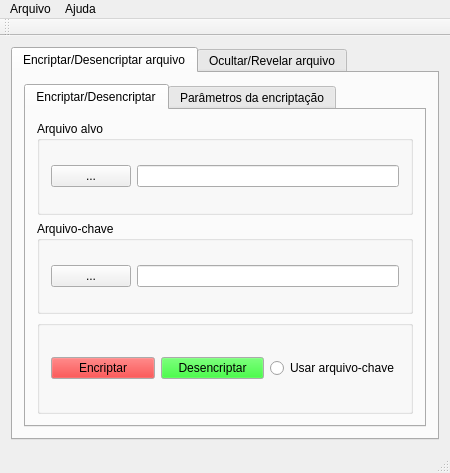
<?xml version="1.0" encoding="UTF-8"?>
<ui version="4.0">
 <class>MainWindow</class>
 <widget class="QMainWindow" name="MainWindow">
  <property name="geometry">
   <rect>
    <x>0</x>
    <y>0</y>
    <width>450</width>
    <height>473</height>
   </rect>
  </property>
  <property name="windowTitle">
   <string>PASME</string>
  </property>
  <widget class="QWidget" name="centralWidget">
   <layout class="QVBoxLayout" name="verticalLayout">
    <item>
     <widget class="QTabWidget" name="tabWidget">
      <property name="currentIndex">
       <number>0</number>
      </property>
      <widget class="QWidget" name="tab_2">
       <attribute name="title">
        <string>Encriptar/Desencriptar arquivo</string>
       </attribute>
       <attribute name="whatsThis">
        <string>Nessa aba, você poderá encriptar um determinado arquivo.</string>
       </attribute>
       <layout class="QGridLayout" name="gridLayout_7">
        <item row="0" column="0">
         <widget class="QTabWidget" name="tabWidget_2">
          <property name="currentIndex">
           <number>0</number>
          </property>
          <widget class="QWidget" name="tab_4">
           <attribute name="title">
            <string>Encriptar/Desencriptar</string>
           </attribute>
           <layout class="QGridLayout" name="gridLayout_12">
            <item row="0" column="0">
             <widget class="QGroupBox" name="groupBox_7">
              <property name="title">
               <string>Arquivo alvo</string>
              </property>
              <layout class="QGridLayout" name="gridLayout_13">
               <item row="0" column="0">
                <widget class="QPushButton" name="botaArquivoAlvo">
                 <property name="text">
                  <string>...</string>
                 </property>
                </widget>
               </item>
               <item row="0" column="1">
                <widget class="QLineEdit" name="arquivoAlvoCript"/>
               </item>
              </layout>
             </widget>
            </item>
            <item row="1" column="0">
             <widget class="QGroupBox" name="groupBox_9">
              <property name="title">
               <string>Arquivo-chave</string>
              </property>
              <layout class="QGridLayout" name="gridLayout_14">
               <item row="0" column="0">
                <widget class="QPushButton" name="botaoArquivoChave">
                 <property name="text">
                  <string>...</string>
                 </property>
                </widget>
               </item>
               <item row="0" column="1">
                <widget class="QLineEdit" name="arquivoChaveCript"/>
               </item>
              </layout>
             </widget>
            </item>
            <item row="2" column="0">
             <widget class="QGroupBox" name="groupBox_10">
              <property name="title">
               <string/>
              </property>
              <layout class="QGridLayout" name="gridLayout_15">
               <item row="0" column="0">
                <widget class="QPushButton" name="botaoEncriptar">
                 <property name="palette">
                  <palette>
                   <active>
                    <colorrole role="Button">
                     <brush brushstyle="SolidPattern">
                      <color alpha="255">
                       <red>255</red>
                       <green>0</green>
                       <blue>0</blue>
                      </color>
                     </brush>
                    </colorrole>
                   </active>
                   <inactive>
                    <colorrole role="Button">
                     <brush brushstyle="SolidPattern">
                      <color alpha="255">
                       <red>255</red>
                       <green>0</green>
                       <blue>0</blue>
                      </color>
                     </brush>
                    </colorrole>
                   </inactive>
                   <disabled>
                    <colorrole role="Button">
                     <brush brushstyle="SolidPattern">
                      <color alpha="255">
                       <red>255</red>
                       <green>0</green>
                       <blue>0</blue>
                      </color>
                     </brush>
                    </colorrole>
                   </disabled>
                  </palette>
                 </property>
                 <property name="text">
                  <string>Encriptar</string>
                 </property>
                </widget>
               </item>
               <item row="0" column="1">
                <widget class="QPushButton" name="botaoDesencriptar">
                 <property name="palette">
                  <palette>
                   <active>
                    <colorrole role="Button">
                     <brush brushstyle="SolidPattern">
                      <color alpha="255">
                       <red>0</red>
                       <green>255</green>
                       <blue>0</blue>
                      </color>
                     </brush>
                    </colorrole>
                   </active>
                   <inactive>
                    <colorrole role="Button">
                     <brush brushstyle="SolidPattern">
                      <color alpha="255">
                       <red>0</red>
                       <green>255</green>
                       <blue>0</blue>
                      </color>
                     </brush>
                    </colorrole>
                   </inactive>
                   <disabled>
                    <colorrole role="Button">
                     <brush brushstyle="SolidPattern">
                      <color alpha="255">
                       <red>0</red>
                       <green>255</green>
                       <blue>0</blue>
                      </color>
                     </brush>
                    </colorrole>
                   </disabled>
                  </palette>
                 </property>
                 <property name="text">
                  <string>Desencriptar</string>
                 </property>
                </widget>
               </item>
               <item row="0" column="2">
                <widget class="QRadioButton" name="botaoUsarArquivoChave">
                 <property name="text">
                  <string>Usar arquivo-chave</string>
                 </property>
                </widget>
               </item>
              </layout>
             </widget>
            </item>
           </layout>
          </widget>
          <widget class="QWidget" name="tab_3">
           <attribute name="title">
            <string>Parâmetros da encriptação</string>
           </attribute>
           <layout class="QGridLayout" name="gridLayout_9">
            <item row="0" column="0" rowspan="2">
             <widget class="QGroupBox" name="groupBox_5">
              <property name="title">
               <string>Parâmetros PASME</string>
              </property>
              <layout class="QGridLayout" name="gridLayout_11">
               <item row="0" column="0">
                <widget class="QLabel" name="label_2">
                 <property name="text">
                  <string>A:</string>
                 </property>
                </widget>
               </item>
               <item row="0" column="1">
                <widget class="QSpinBox" name="pA">
                 <property name="minimum">
                  <number>32</number>
                 </property>
                 <property name="maximum">
                  <number>32000</number>
                 </property>
                </widget>
               </item>
               <item row="1" column="0">
                <widget class="QLabel" name="label_3">
                 <property name="text">
                  <string>B:</string>
                 </property>
                </widget>
               </item>
               <item row="1" column="1">
                <widget class="QSpinBox" name="pB">
                 <property name="minimum">
                  <number>16</number>
                 </property>
                 <property name="maximum">
                  <number>32000</number>
                 </property>
                </widget>
               </item>
               <item row="2" column="0">
                <widget class="QLabel" name="label_4">
                 <property name="text">
                  <string>C:</string>
                 </property>
                </widget>
               </item>
               <item row="2" column="1">
                <widget class="QSpinBox" name="pC">
                 <property name="minimum">
                  <number>16</number>
                 </property>
                 <property name="maximum">
                  <number>32000</number>
                 </property>
                </widget>
               </item>
               <item row="3" column="0">
                <widget class="QLabel" name="label_5">
                 <property name="text">
                  <string>D:</string>
                 </property>
                </widget>
               </item>
               <item row="3" column="1">
                <widget class="QSpinBox" name="pD">
                 <property name="minimum">
                  <number>4</number>
                 </property>
                 <property name="maximum">
                  <number>32000</number>
                 </property>
                </widget>
               </item>
              </layout>
             </widget>
            </item>
            <item row="0" column="1">
             <widget class="QGroupBox" name="groupBox_6">
              <property name="title">
               <string>Algoritmo usado</string>
              </property>
              <layout class="QGridLayout" name="gridLayout_8">
               <item row="0" column="0">
                <widget class="QRadioButton" name="isXOR">
                 <property name="text">
                  <string>XOR</string>
                 </property>
                </widget>
               </item>
               <item row="1" column="0">
                <widget class="QRadioButton" name="isPasme">
                 <property name="text">
                  <string>PASME</string>
                 </property>
                 <property name="checked">
                  <bool>true</bool>
                 </property>
                </widget>
               </item>
              </layout>
             </widget>
            </item>
            <item row="1" column="1">
             <widget class="QGroupBox" name="groupBox_8">
              <property name="title">
               <string>Tamanho da chave de encriptação</string>
              </property>
              <layout class="QGridLayout" name="gridLayout_10">
               <item row="0" column="0">
                <widget class="QSpinBox" name="pTamChave">
                 <property name="minimum">
                  <number>64</number>
                 </property>
                 <property name="maximum">
                  <number>320000000</number>
                 </property>
                 <property name="singleStep">
                  <number>4</number>
                 </property>
                </widget>
               </item>
               <item row="0" column="1">
                <widget class="QLabel" name="label">
                 <property name="text">
                  <string>Bytes</string>
                 </property>
                </widget>
               </item>
              </layout>
             </widget>
            </item>
           </layout>
          </widget>
         </widget>
        </item>
       </layout>
      </widget>
      <widget class="QWidget" name="tab">
       <attribute name="title">
        <string>Ocultar/Revelar arquivo</string>
       </attribute>
       <attribute name="whatsThis">
        <string>Nessa aba, você poderá ocultar um arquivo em outro.</string>
       </attribute>
       <layout class="QVBoxLayout" name="verticalLayout_2">
        <item>
         <widget class="QGroupBox" name="groupBox_12">
          <property name="title">
           <string>Revelar arquivo</string>
          </property>
          <layout class="QHBoxLayout" name="horizontalLayout">
           <item>
            <widget class="QGroupBox" name="groupBox_3">
             <property name="title">
              <string>Arquivo com possível informação oculta</string>
             </property>
             <layout class="QGridLayout" name="gridLayout_4">
              <item row="0" column="0">
               <widget class="QPushButton" name="botaoRecuperarInformacao">
                <property name="text">
                 <string>...</string>
                </property>
               </widget>
              </item>
              <item row="0" column="1">
               <widget class="QLineEdit" name="arquivoOndeRecuperarInformacao"/>
              </item>
              <item row="0" column="2">
               <widget class="QPushButton" name="revelarArquivoOculto">
                <property name="palette">
                 <palette>
                  <active>
                   <colorrole role="Button">
                    <brush brushstyle="SolidPattern">
                     <color alpha="255">
                      <red>85</red>
                      <green>255</green>
                      <blue>0</blue>
                     </color>
                    </brush>
                   </colorrole>
                  </active>
                  <inactive>
                   <colorrole role="Button">
                    <brush brushstyle="SolidPattern">
                     <color alpha="255">
                      <red>85</red>
                      <green>255</green>
                      <blue>0</blue>
                     </color>
                    </brush>
                   </colorrole>
                  </inactive>
                  <disabled>
                   <colorrole role="Button">
                    <brush brushstyle="SolidPattern">
                     <color alpha="255">
                      <red>85</red>
                      <green>255</green>
                      <blue>0</blue>
                     </color>
                    </brush>
                   </colorrole>
                  </disabled>
                 </palette>
                </property>
                <property name="text">
                 <string>Revelar</string>
                </property>
               </widget>
              </item>
             </layout>
            </widget>
           </item>
          </layout>
         </widget>
        </item>
        <item>
         <widget class="QGroupBox" name="groupBox_11">
          <property name="title">
           <string> Ocultar arquivo</string>
          </property>
          <layout class="QGridLayout" name="gridLayout">
           <item row="0" column="0">
            <widget class="QGroupBox" name="groupBox">
             <property name="title">
              <string>Arquivo que vai ser escondido</string>
             </property>
             <layout class="QGridLayout" name="gridLayout_2">
              <item row="0" column="0">
               <widget class="QPushButton" name="botaoAbreMensagemASerOcultada">
                <property name="text">
                 <string>...</string>
                </property>
               </widget>
              </item>
              <item row="0" column="1">
               <widget class="QLineEdit" name="arquivoASerEscondido"/>
              </item>
             </layout>
            </widget>
           </item>
           <item row="1" column="0">
            <widget class="QGroupBox" name="groupBox_2">
             <property name="title">
              <string>Arquivo onde a informação será ocultada</string>
             </property>
             <layout class="QHBoxLayout" name="horizontalLayout_2">
              <item>
               <widget class="QPushButton" name="botaoAbreEsconderijo">
                <property name="text">
                 <string>...</string>
                </property>
               </widget>
              </item>
              <item>
               <widget class="QLineEdit" name="arquivoOndeEsconderAInformacao"/>
              </item>
             </layout>
            </widget>
           </item>
           <item row="2" column="0">
            <widget class="QPushButton" name="realizarOcultacao">
             <property name="palette">
              <palette>
               <active>
                <colorrole role="Button">
                 <brush brushstyle="SolidPattern">
                  <color alpha="255">
                   <red>255</red>
                   <green>0</green>
                   <blue>0</blue>
                  </color>
                 </brush>
                </colorrole>
               </active>
               <inactive>
                <colorrole role="Button">
                 <brush brushstyle="SolidPattern">
                  <color alpha="255">
                   <red>255</red>
                   <green>0</green>
                   <blue>0</blue>
                  </color>
                 </brush>
                </colorrole>
               </inactive>
               <disabled>
                <colorrole role="Button">
                 <brush brushstyle="SolidPattern">
                  <color alpha="255">
                   <red>255</red>
                   <green>0</green>
                   <blue>0</blue>
                  </color>
                 </brush>
                </colorrole>
               </disabled>
              </palette>
             </property>
             <property name="text">
              <string>Ocultar</string>
             </property>
            </widget>
           </item>
          </layout>
         </widget>
        </item>
       </layout>
      </widget>
     </widget>
    </item>
   </layout>
  </widget>
  <widget class="QMenuBar" name="menuBar">
   <property name="geometry">
    <rect>
     <x>0</x>
     <y>0</y>
     <width>450</width>
     <height>18</height>
    </rect>
   </property>
   <widget class="QMenu" name="menuArquivo">
    <property name="title">
     <string>Arquivo</string>
    </property>
    <addaction name="actionFechar"/>
   </widget>
   <widget class="QMenu" name="menuAjuda">
    <property name="title">
     <string>Ajuda</string>
    </property>
    <addaction name="actionManual"/>
    <addaction name="separator"/>
    <addaction name="actionSobre"/>
   </widget>
   <addaction name="menuArquivo"/>
   <addaction name="menuAjuda"/>
  </widget>
  <widget class="QToolBar" name="mainToolBar">
   <attribute name="toolBarArea">
    <enum>TopToolBarArea</enum>
   </attribute>
   <attribute name="toolBarBreak">
    <bool>false</bool>
   </attribute>
  </widget>
  <widget class="QStatusBar" name="statusBar"/>
  <action name="actionFechar">
   <property name="text">
    <string>Fechar</string>
   </property>
   <property name="shortcut">
    <string>Esc</string>
   </property>
  </action>
  <action name="actionManual">
   <property name="text">
    <string>Manual</string>
   </property>
   <property name="shortcut">
    <string>F1</string>
   </property>
  </action>
  <action name="actionSobre">
   <property name="text">
    <string>Sobre</string>
   </property>
  </action>
 </widget>
 <layoutdefault spacing="6" margin="11"/>
 <resources/>
 <connections>
  <connection>
   <sender>actionFechar</sender>
   <signal>triggered()</signal>
   <receiver>MainWindow</receiver>
   <slot>close()</slot>
   <hints>
    <hint type="sourcelabel">
     <x>-1</x>
     <y>-1</y>
    </hint>
    <hint type="destinationlabel">
     <x>199</x>
     <y>149</y>
    </hint>
   </hints>
  </connection>
  <connection>
   <sender>realizarOcultacao</sender>
   <signal>clicked()</signal>
   <receiver>MainWindow</receiver>
   <slot>chamarOcultarInformacao()</slot>
   <hints>
    <hint type="sourcelabel">
     <x>130</x>
     <y>423</y>
    </hint>
    <hint type="destinationlabel">
     <x>278</x>
     <y>249</y>
    </hint>
   </hints>
  </connection>
  <connection>
   <sender>revelarArquivoOculto</sender>
   <signal>clicked()</signal>
   <receiver>MainWindow</receiver>
   <slot>chamarRevelarInformacao()</slot>
   <hints>
    <hint type="sourcelabel">
     <x>407</x>
     <y>180</y>
    </hint>
    <hint type="destinationlabel">
     <x>278</x>
     <y>249</y>
    </hint>
   </hints>
  </connection>
  <connection>
   <sender>botaoAbreMensagemASerOcultada</sender>
   <signal>clicked()</signal>
   <receiver>MainWindow</receiver>
   <slot>capturarNomeArquivoComMensagemASerOcultada()</slot>
   <hints>
    <hint type="sourcelabel">
     <x>109</x>
     <y>319</y>
    </hint>
    <hint type="destinationlabel">
     <x>321</x>
     <y>47</y>
    </hint>
   </hints>
  </connection>
  <connection>
   <sender>botaoAbreEsconderijo</sender>
   <signal>clicked()</signal>
   <receiver>MainWindow</receiver>
   <slot>capturarNomeArquivoOndeEsconderMensagem()</slot>
   <hints>
    <hint type="sourcelabel">
     <x>116</x>
     <y>383</y>
    </hint>
    <hint type="destinationlabel">
     <x>279</x>
     <y>43</y>
    </hint>
   </hints>
  </connection>
  <connection>
   <sender>botaoRecuperarInformacao</sender>
   <signal>clicked()</signal>
   <receiver>MainWindow</receiver>
   <slot>capturarNomeArquivoComMensagemOculta()</slot>
   <hints>
    <hint type="sourcelabel">
     <x>116</x>
     <y>180</y>
    </hint>
    <hint type="destinationlabel">
     <x>445</x>
     <y>0</y>
    </hint>
   </hints>
  </connection>
  <connection>
   <sender>isPasme</sender>
   <signal>clicked()</signal>
   <receiver>MainWindow</receiver>
   <slot>isPASMEclicked()</slot>
   <hints>
    <hint type="sourcelabel">
     <x>338</x>
     <y>220</y>
    </hint>
    <hint type="destinationlabel">
     <x>412</x>
     <y>-6</y>
    </hint>
   </hints>
  </connection>
  <connection>
   <sender>botaArquivoAlvo</sender>
   <signal>clicked()</signal>
   <receiver>MainWindow</receiver>
   <slot>capturarNomeArquivoAlvo()</slot>
   <hints>
    <hint type="sourcelabel">
     <x>94</x>
     <y>157</y>
    </hint>
    <hint type="destinationlabel">
     <x>278</x>
     <y>-13</y>
    </hint>
   </hints>
  </connection>
  <connection>
   <sender>botaoArquivoChave</sender>
   <signal>clicked()</signal>
   <receiver>MainWindow</receiver>
   <slot>capturarNomeArquivoChave()</slot>
   <hints>
    <hint type="sourcelabel">
     <x>108</x>
     <y>279</y>
    </hint>
    <hint type="destinationlabel">
     <x>303</x>
     <y>-23</y>
    </hint>
   </hints>
  </connection>
  <connection>
   <sender>botaoUsarArquivoChave</sender>
   <signal>clicked()</signal>
   <receiver>MainWindow</receiver>
   <slot>useArquivoChaveClicked()</slot>
   <hints>
    <hint type="sourcelabel">
     <x>407</x>
     <y>379</y>
    </hint>
    <hint type="destinationlabel">
     <x>374</x>
     <y>366</y>
    </hint>
   </hints>
  </connection>
  <connection>
   <sender>botaoEncriptar</sender>
   <signal>clicked()</signal>
   <receiver>MainWindow</receiver>
   <slot>chamarEncriptador()</slot>
   <hints>
    <hint type="sourcelabel">
     <x>125</x>
     <y>382</y>
    </hint>
    <hint type="destinationlabel">
     <x>128</x>
     <y>363</y>
    </hint>
   </hints>
  </connection>
  <connection>
   <sender>botaoDesencriptar</sender>
   <signal>clicked()</signal>
   <receiver>MainWindow</receiver>
   <slot>chamarDesencriptador()</slot>
   <hints>
    <hint type="sourcelabel">
     <x>283</x>
     <y>382</y>
    </hint>
    <hint type="destinationlabel">
     <x>242</x>
     <y>390</y>
    </hint>
   </hints>
  </connection>
  <connection>
   <sender>isXOR</sender>
   <signal>clicked()</signal>
   <receiver>MainWindow</receiver>
   <slot>isXORclicked()</slot>
   <hints>
    <hint type="sourcelabel">
     <x>338</x>
     <y>169</y>
    </hint>
    <hint type="destinationlabel">
     <x>532</x>
     <y>116</y>
    </hint>
   </hints>
  </connection>
  <connection>
   <sender>actionManual</sender>
   <signal>triggered()</signal>
   <receiver>MainWindow</receiver>
   <slot>chamarAjuda()</slot>
   <hints>
    <hint type="sourcelabel">
     <x>-1</x>
     <y>-1</y>
    </hint>
    <hint type="destinationlabel">
     <x>224</x>
     <y>236</y>
    </hint>
   </hints>
  </connection>
  <connection>
   <sender>actionSobre</sender>
   <signal>triggered()</signal>
   <receiver>MainWindow</receiver>
   <slot>chamarSobre()</slot>
   <hints>
    <hint type="sourcelabel">
     <x>-1</x>
     <y>-1</y>
    </hint>
    <hint type="destinationlabel">
     <x>224</x>
     <y>236</y>
    </hint>
   </hints>
  </connection>
 </connections>
 <slots>
  <slot>chamarOcultarInformacao()</slot>
  <slot>chamarRevelarInformacao()</slot>
  <slot>capturarNomeArquivoComMensagemASerOcultada()</slot>
  <slot>capturarNomeArquivoOndeEsconderMensagem()</slot>
  <slot>capturarNomeArquivoComMensagemOculta()</slot>
  <slot>isXORclicked()</slot>
  <slot>isPASMEclicked()</slot>
  <slot>capturarNomeArquivoAlvo()</slot>
  <slot>capturarNomeArquivoChave()</slot>
  <slot>useArquivoChaveClicked()</slot>
  <slot>chamarEncriptador()</slot>
  <slot>chamarDesencriptador()</slot>
  <slot>chamarAjuda()</slot>
  <slot>chamarSobre()</slot>
 </slots>
</ui>
